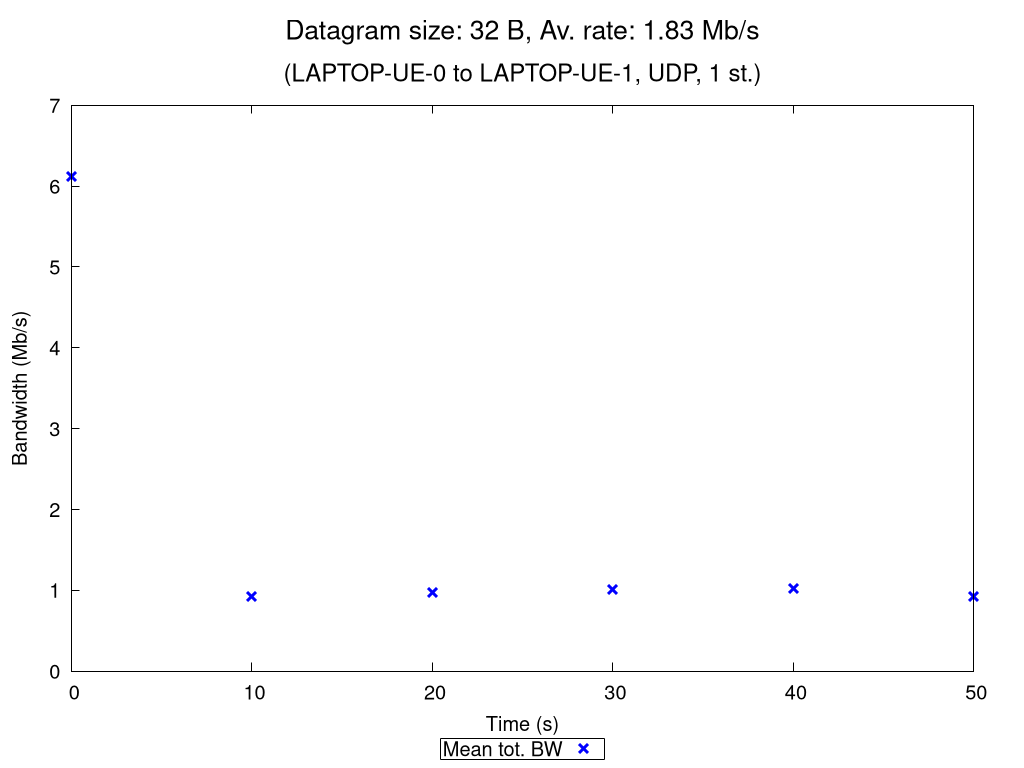

The script that saved this image:
set terminal pngcairo nocrop enhanced size 1024,768 font "Verdana,15"
set output "UDP_1_st_2020_10_18_08-18-25_one2two_00032B.png"

set title "{/=20 Datagram size: 32 B, Av. rate: 1.83 Mb/s}\n\n{/=18 (LAPTOP-UE-0 to LAPTOP-UE-1, UDP, 1 st.)}"

set xlabel "Time (s)"
set ylabel "Bandwidth (Mb/s)"
set ytics nomirror
set key bmargin center horizontal box samplen 1 width -1
set bmargin 4.6
set rmargin 4.5

rf = 1000000.0  # rate factor
set style fill transparent solid 0.2 noborder
set autoscale xfix
plot "UDP_1_st_2020_10_18_08-18-25_one2two_00032B_iperf_processed.dat" using 1:($2/rf-$3/rf):($2/rf+$3/rf) with filledcurves lc rgb "blue" notitle, \
     "" using 1:($2/rf) with points pt 2 ps 1.5 lw 3 lc rgb "blue" title "Mean tot. BW", \
